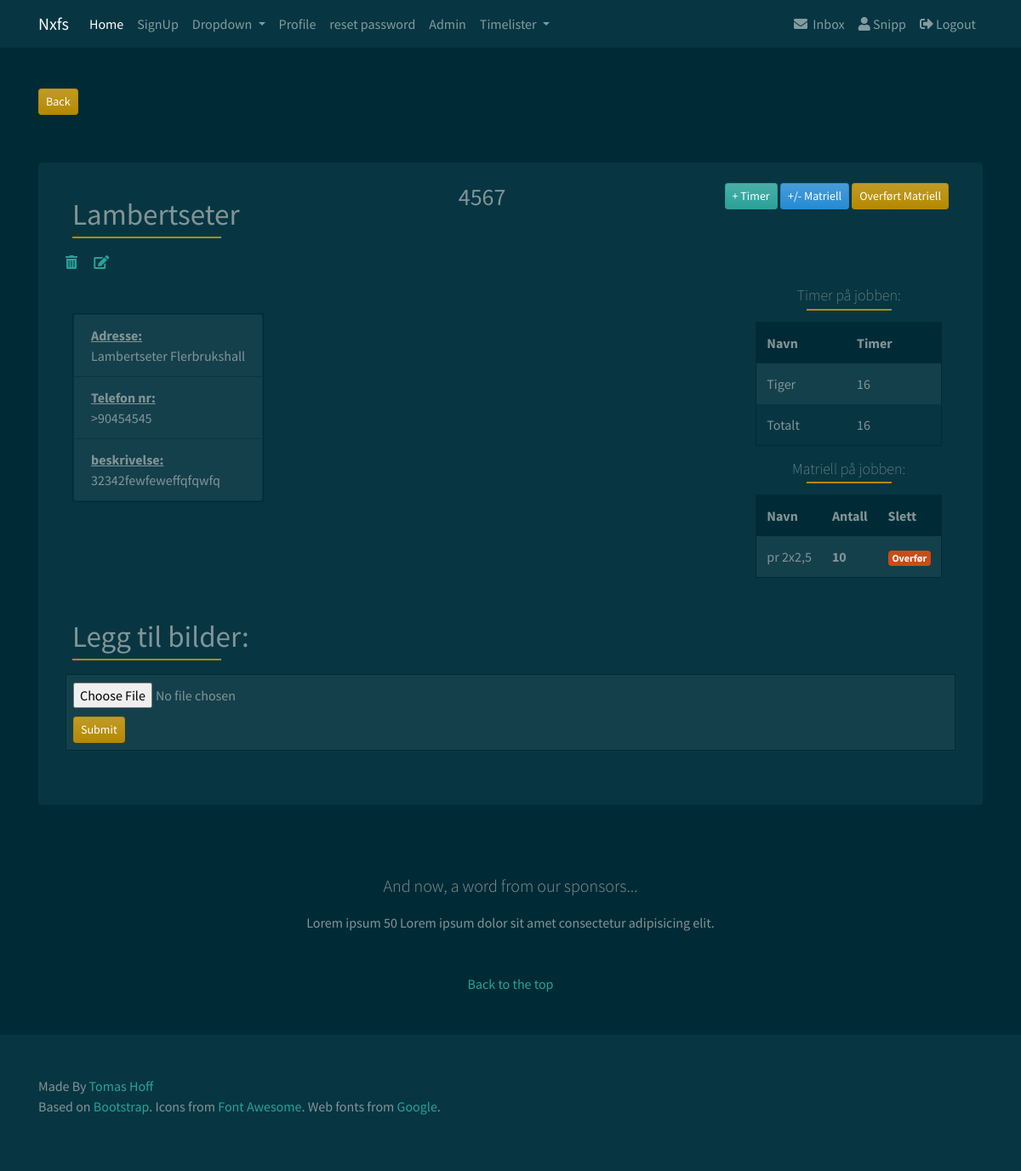
The app's page /jobb/4567/ (signed in), older data.
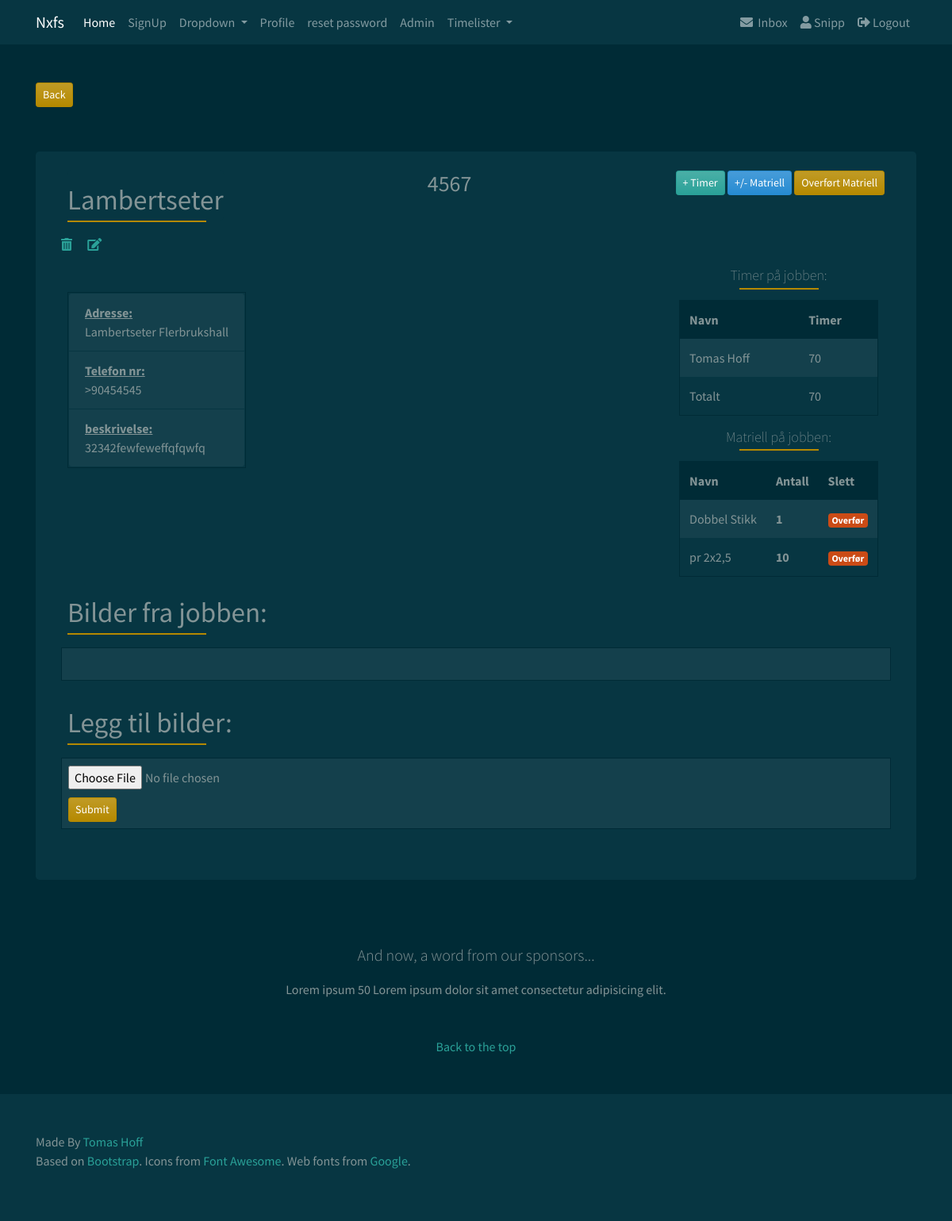
The same page, newer data.
### users/models.py (models this page shows, shortened)
class CustomUser(AbstractUser):
    objects = CustomUserManager()
    city = models.CharField(max_length=50, blank=True)
    country = models.CharField(max_length=50, blank=True)
    website = models.URLField(blank=True)
    phone = models.IntegerField(default=0)
    profile_picture = models.ImageField(
        upload_to='profile_image', default='default/profile.png')

### timelister/models.py (models this page shows, shortened)
class Timeliste(models.Model):
    user = models.ForeignKey(User, on_delete=models.CASCADE)
    jobb = models.ForeignKey(Jobber, on_delete=models.CASCADE)
    date_added = models.DateTimeField(auto_now_add=True)
    dato = models.DateField(null=True, blank=True)
    timer = models.SmallIntegerField(null=True)
    class Meta:
        verbose_name = 'timeliste'
        verbose_name_plural = 'timelister'

### jobb/models.py (models this page shows)
class JobbMatriell(models.Model):
    matriell = models.ForeignKey(Matriell, on_delete=models.CASCADE)
    antall = models.IntegerField(default=1)
    jobb = models.ForeignKey('Jobber', on_delete=models.CASCADE)
    transf = models.BooleanField(default=False)
    class Meta:
        verbose_name = 'JobbMatriell'
        verbose_name_plural = 'JobbMatriell'
    def __str__(self):
        return self.matriell.tittel

### matriell/models.py (models this page shows, shortened)
class Matriell(models.Model):
    el_nr = models.IntegerField(unique=True, blank=True, null=True,)
    tittel = models.CharField(max_length=64, unique=True, blank=True)
    info = models.CharField(max_length=256, blank=True)
    leverandor = models.ForeignKey(
        Leverandorer, on_delete=models.CASCADE, blank=True, null=True)
    image = models.ImageField()
    class Meta:
        verbose_name = 'Matriell'
        verbose_name_plural = 'Matriell'

### jobb/views.py (the view, shortened to what this page needs)
# urls.py: path('<jobb_id>/', views.jobbdetail, name='jobbdetail'),
@login_required
def jobbdetail(request, jobb_id):
    jobb = get_object_or_404(models.Jobber, pk=jobb_id)
    bilder = models.JobbImage.objects.filter(jobb=jobb)
    matriell = m_models.Matriell.objects.all()
    timer = t_models.Timeliste.objects.filter(jobb__pk=jobb_id)
    total_timer_jobb = timer.aggregate(Sum('timer'))
    bilderform = JobbImageForm(initial={'jobb': jobb})
    context = {
        'bilderform': bilderform,
        'bilder': bilder,
        'total_timer_jobb': total_timer_jobb,
        'timer': timer,
        'jobb': jobb,
        'matriell': matriell,
    }
    return render(request, 'jobb/jobbdetail.html', context)

### jobb/forms.py
class JobbImageForm(forms.ModelForm):
    class Meta:
        model = JobbImage
        fields = ("image", "jobb")

### jobb/models.py (called while the page is built)
    def __str__(self):
        return self.tittel

### jobb/templatetags/customtags.py (called while the page is built)
@register.filter
def running_total(username_list):
    return sum(d.timer for d in username_list)

### srv/context_processors.py (called while the page is built)
def custom_context(request):
    navbarloginform = LoginForm(request.POST or None)
    return {
        'navbarloginform': navbarloginform
    }

### templates/jobb/jobbdetail.html (shortened to what the changed rows need)
{% extends 'base.html' %}
{% block content %}
{% load crispy_forms_tags %}
{% load customtags %}
<div class="container">
    <div class="jumbotron">
        <div class="d-flex justify-content-between ">
            <div class="p-2">
                <h2 class="jumbotron">{{ jobb|title }}</h2>
            </div>
        </div>
        <div class="d-flex justify-content-between">
            <div class="p-2">
                <div class="d-flex flex-column justify-content-end ">
                    {% if timer %}
                    <div class="p-2 custom-card">
                        <h3>Timer på jobben:</h3>
                        <table class="table table-striped table-borderless">
                            <thead class="thead-postman">
                                <tr>
                                    <th scope="col">Navn</th>
                                    <th scope="col">Timer</th>
                                </tr>
                            </thead>
                            <tbody>
                                <tr>
                                    {% regroup timer by user.username as username_list %}
                                    {% for username in username_list %}
                                    <td>
                                        {% if username.list.0.user.first_name %}
                                        {{ username.list.0.user.first_name }} {{ username.list.0.user.last_name }}
                                        {% else %}
                                        {{ username.grouper|title }}
                                        {% endif %}
                                    </td>
                                    <td>
                                        {{ username.list | running_total }}
                                    </td>
                                </tr>
                                {% endfor %}
                                <tr>
                                    <td>Totalt</td>
                                    <td>
                                        {{ total_timer_jobb.timer__sum }}
                                    </td>
                                </tr>
                            </tbody>
                        </table>
                    </div>
                    {% endif %}
                    {% if jobb.matriell.all %}
                    <div class="p-2 custom-card">
                        <table class="table table-striped table-borderless">
                            <thead class="thead-postman">
                                <tr>
                                    <th scope="col">Navn</th>
                                    <th scope="col">Antall</th>
                                    <th scope="col">Slett</th>
                                </tr>
                            </thead>
                            <tbody>
                                {% for mat in jobb.matriell.all %}
                                {% if not mat.transf %}
                                <tr>
                                    <td>{{ mat }}</td>
                                    <td><b>{{ mat.antall }}</b></td>
                                    <td><a href="{% url 'transf-matriell' object_id=mat.matriell.pk jobb_id=jobb.pk transf=50 %}"
                                            tooltip-toggle="tooltip" title="Overfør Matriell"><span
                                                class="badge badge-warning">Overfør</span></a></td>
                                </tr>
                                {% endif %}
                                {% endfor %}
                            </tbody>
                        </table>
                    </div>
                    {% endif %}
                </div>
            </div>
        </div>
        <div class="d-flex flex-column justify-content-start">
            {% if bilder %}
            <div class="p-2">
                <h2>Bilder fra jobben:</h2>
            </div>
            <div class="p-2 list-group-custom list-group-item-custom">
            </div>
            {% endif %}
            <div class="p-2"><br>
                <h2>Legg til bilder:</h2>
            </div>
        </div>
    </div>
</div>
{% endblock content %}

Row changes from the older to the newer data that the page shows:
no longer on this page (row edited): CustomUser: grouper "Tiger"
removed Timeliste: list|running_total "16"
now on this page (row unchanged): Timeliste: list.0.user.first_name "Tomas", list.0.user.last_name "Hoff", list|running_total "70"
added JobbMatriell: matriell.tittel "Dobbel Stikk", antall "1"
Text that changed along with them:
{{ total_timer_jobb.timer__sum }}: "16" → "70"
text now shown: "Bilder fra jobben:"
